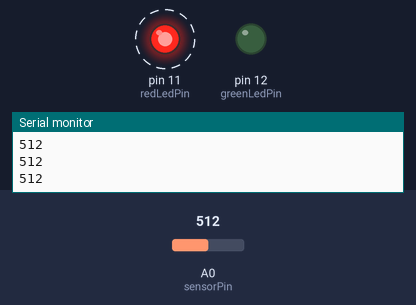
Bench run of a sketch on a simulated Arduino Uno, built with avr-gcc and run on an emulated ATmega328P. Parts: output pins drawn as LEDs (lit = HIGH), the last lines printed to the serial monitor. Dashed ring = blinking. Inputs (shaded band) come from the test bench; at power-on: A0 (sensorPin) = 512.

Above: at 1.27 s.
1.3 s: A0 (sensorPin) set to 411
4.3 s: A0 (sensorPin) set to 392
At 4.7 s:
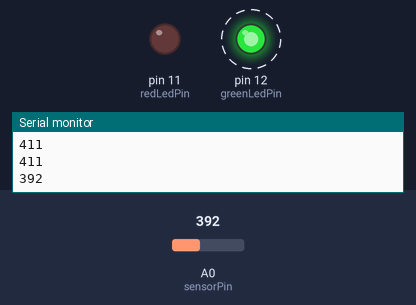
7.3 s: A0 (sensorPin) set to 410
At 7.5 s:
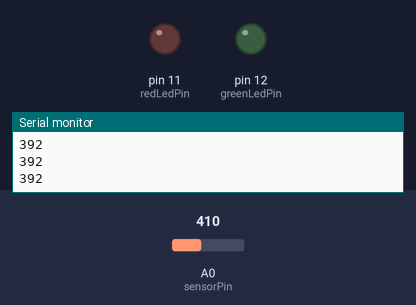
10.3 s: A0 (sensorPin) set to 390
At 10.6 s:
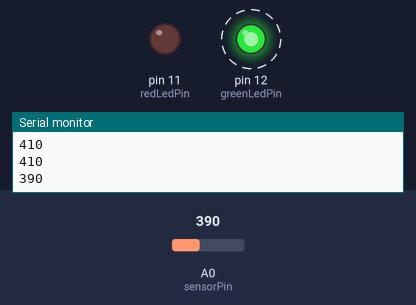
Timing chart, 0 to 14.3 s (numbered marks = the images above; inputs shaded):
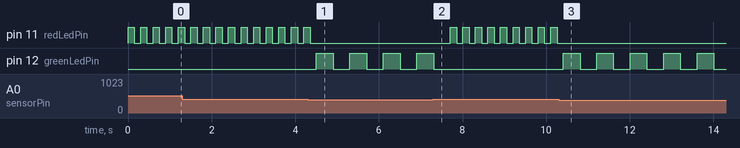

Measured:
- the behaviour switches between 400 and 399 on A0 (sensorPin) (found by bisection; images 0 and 1)
- after the input at 4.3 s, pin 11 (redLedPin): goes on until 4.4 s, then stays LOW; pin 12 (greenLedPin): alternates HIGH for 0.40 s and LOW for 0.40 s, starting after 0.21 s
- after the input at 7.3 s, pin 11 (redLedPin): alternates HIGH for 0.15 s and LOW for 0.15 s, starting after 0.41 s; pin 12 (greenLedPin): goes on until 7.3 s, then stays LOW
- after the input at 10.3 s, pin 11 (redLedPin): stops changing and stays LOW; pin 12 (greenLedPin): alternates HIGH for 0.40 s and LOW for 0.40 s, starting after 0.11 s
- by itself, pin 11 (redLedPin): alternates HIGH for 0.15 s and LOW for 0.15 s

The sketch:

Combine.ino
```cpp
// Arduino 101 Workshop
// By Jake Tan

const int sensorPin = A0;
const int greenLedPin = 12;
const int redLedPin = 11;

// Adjust these values after checking the sensor in the Serial Monitor.
const int inRangeThreshold = 200;
const int tooCloseThreshold = 400;

void setup() {
  pinMode(sensorPin, INPUT);
  pinMode(greenLedPin, OUTPUT);
  pinMode(redLedPin, OUTPUT);

  Serial.begin(9600);
}

void loop() {
  int sensorValue = analogRead(sensorPin);

  Serial.println(sensorValue);

  if (sensorValue >= tooCloseThreshold) {
    digitalWrite(greenLedPin, LOW);
    digitalWrite(redLedPin, HIGH);
    delay(150);
    digitalWrite(redLedPin, LOW);
    delay(150);
  } else if (sensorValue >= inRangeThreshold) {
    digitalWrite(redLedPin, LOW);
    digitalWrite(greenLedPin, HIGH);
    delay(400);
    digitalWrite(greenLedPin, LOW);
    delay(400);
  } else {
    digitalWrite(greenLedPin, LOW);
    digitalWrite(redLedPin, LOW);
    delay(100);
  }
}
```
